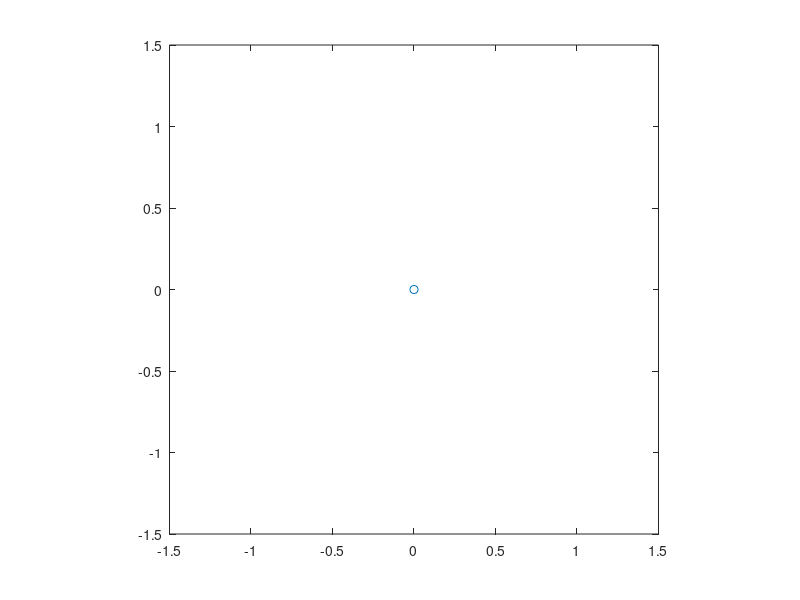

This figure's MATLAB source: (Note: this script raises an error after producing the figure.)
figure	% create a new figure window
h=plot(0,0,'o');   % initial plot (with a point at (0,0))
axis([-1.5 1.5 -1.5 1.5]) % set the ranges of x and y axes
axis square			% make the figure square
while 1             % infinite loop. You can stop it by typing Ctrl-C
    d=ee405;	% get sensor data from ee405 board
    acc=d.acc;	% get accelerometer reading as a 1x3 vector
		% (-1.5g ~ 1.5g for each axis)
    set(h,'XData',-acc(1),'YData',-acc(2));	% change the position of 'o' 
				% to be (-acc(1),-acc(2))
	% minus is used to invert the acceleration values such that
	% when the right hand side of the board is
	% down, the point on the screen moves to the right not to the left.
    drawnow	% draw immediately without waiting until the end of program
    pause(0.03);	% delay by about 30msec
end
